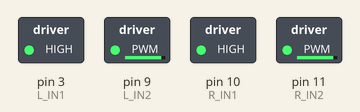
Recording of a sketch running on a simulated Arduino Uno, built with avr-gcc and run on an emulated ATmega328P. Parts: switched loads named in the sketch (green lamp = pin HIGH).

Above: at 0.1 s.
Timing chart, 0 to 1.6 s (numbered marks = the images above):
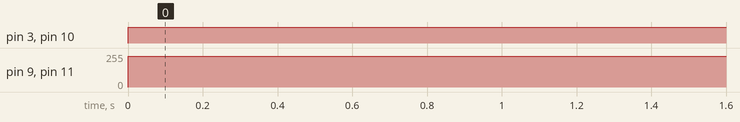

The sketch:

androWobble_TLE_driver.ino
```cpp
#define L_IN1 3
#define L_IN2 9
#define R_IN1 10
#define R_IN2 11


void setup() {
  pinMode(L_IN1, OUTPUT);
  pinMode(L_IN2, OUTPUT);
  pinMode(R_IN1, OUTPUT);
  pinMode(R_IN2, OUTPUT);
}

void loop() {
  motorL_drive(1, 24);
  motorR_drive(1, 24);
//  motorL_drive(1, 255);
//  delay(1000);
//  motorL_drive(0, 255);
//  delay(1000);
//  motorL_drive(1, 0);
//  delay(1000);
//
//  motorR_drive(1, 255);
//  delay(1000);
//  motorR_drive(0, 255);
//  delay(1000);
//  motorR_drive(1, 0);
//  delay(1000);
}

void motorL_drive(int forward, int val) {
  val = 255 - val;
  // Forward == clockwise, current from OUT1 to OUT2
  if (forward) {
    digitalWrite(L_IN1, HIGH);
    analogWrite(L_IN2, val);
  }
  else {
    analogWrite(L_IN1, val);
    digitalWrite(L_IN2, HIGH);
  }
}


void motorR_drive(int forward, int val) {
  val = 255 - val;
  // Forward == clockwise, current from OUT1 to OUT2
  if (forward) {
    digitalWrite(R_IN1, HIGH);
    analogWrite(R_IN2, val);
  }
  else {
    analogWrite(R_IN1, val);
    digitalWrite(R_IN2, HIGH);
  }
}
```

Measured:
- by itself, pin 3 (L_IN1), pin 10 (R_IN1): LOW → HIGH at 0.00 s
- by itself, pin 9 (L_IN2), pin 11 (R_IN2): 0/255 → 231/255 at 0.00 s
